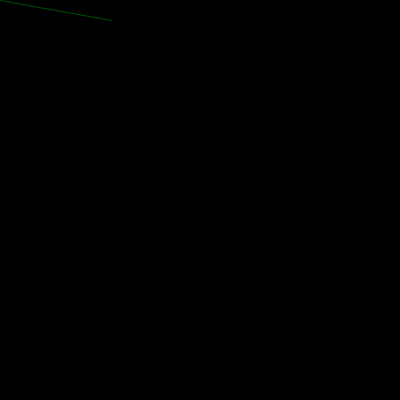
Frame 1 (no input)
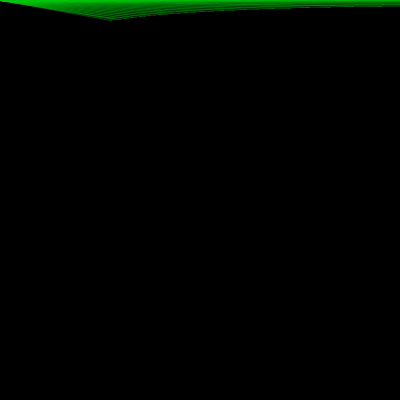
Frame 60 (the mouse pressed at the canvas centre just before this capture)
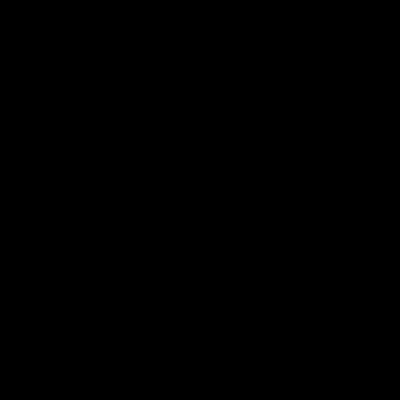
Frame 120 (the mouse held since frame 60 and released just before this capture)

The Processing sketch that drew these frames (run headless with seeded random() and noise(); from frame 60 on, the mouse is pressed at the canvas centre):

// Processing sketch: processing_97957
// ── processing_97957.pde

float x[] = new float [500];
float y[] = new float [500];
float x1[] = new float [500];
float y1[] = new float [500];
boolean xover = false;
boolean yover = false;
float line[] = new float [500];
int radians = 360;
float [] cos_vals = new float [radians];
float [] tan_vals = new float [radians];
float r = random (10,10);
float angulo=20;
int i=0;
void setup() {
  size(400,400);
  background(0);
  stroke(0,200,10,100);//verde
  smooth();
}
void draw() {
  if (mouseX <= 400 && mouseY <= 400) {
    xover = true; 
    yover = true;
  }
  if (mousePressed) {
    background (0);
  } 
  else { 
    
i++;
    if(i>= 500)
      i =0;
    //line(mouseX, mouseY, r*cos(i), r * sin (i));
    //ecuacion de circulo;
    //tangent
    x1[i] = mouseX + (50* tan(angulo));
    y1[i] = mouseY +(50* cos(angulo));
    angulo=angulo+0.01;

    line(mouseX, mouseY, x1[i], y1[i]);
  }

}
